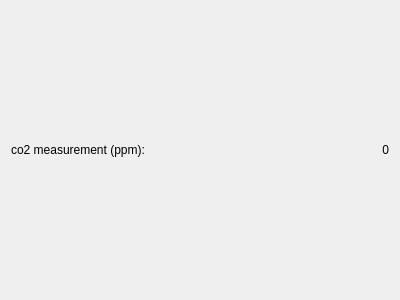
<?xml version="1.0" encoding="UTF-8"?>
<ui version="4.0">
 <class>co2</class>
 <widget class="QWidget" name="co2">
  <property name="geometry">
   <rect>
    <x>0</x>
    <y>0</y>
    <width>400</width>
    <height>300</height>
   </rect>
  </property>
  <property name="windowTitle">
   <string>Form</string>
  </property>
  <layout class="QHBoxLayout" name="horizontalLayout">
   <item>
    <widget class="QLabel" name="label_text">
     <property name="text">
      <string>co2 measurement (ppm):</string>
     </property>
    </widget>
   </item>
   <item>
    <widget class="QLabel" name="label_nbr">
     <property name="text">
      <string>0</string>
     </property>
     <property name="alignment">
      <set>Qt::AlignRight|Qt::AlignTrailing|Qt::AlignVCenter</set>
     </property>
    </widget>
   </item>
  </layout>
 </widget>
 <resources/>
 <connections/>
</ui>
